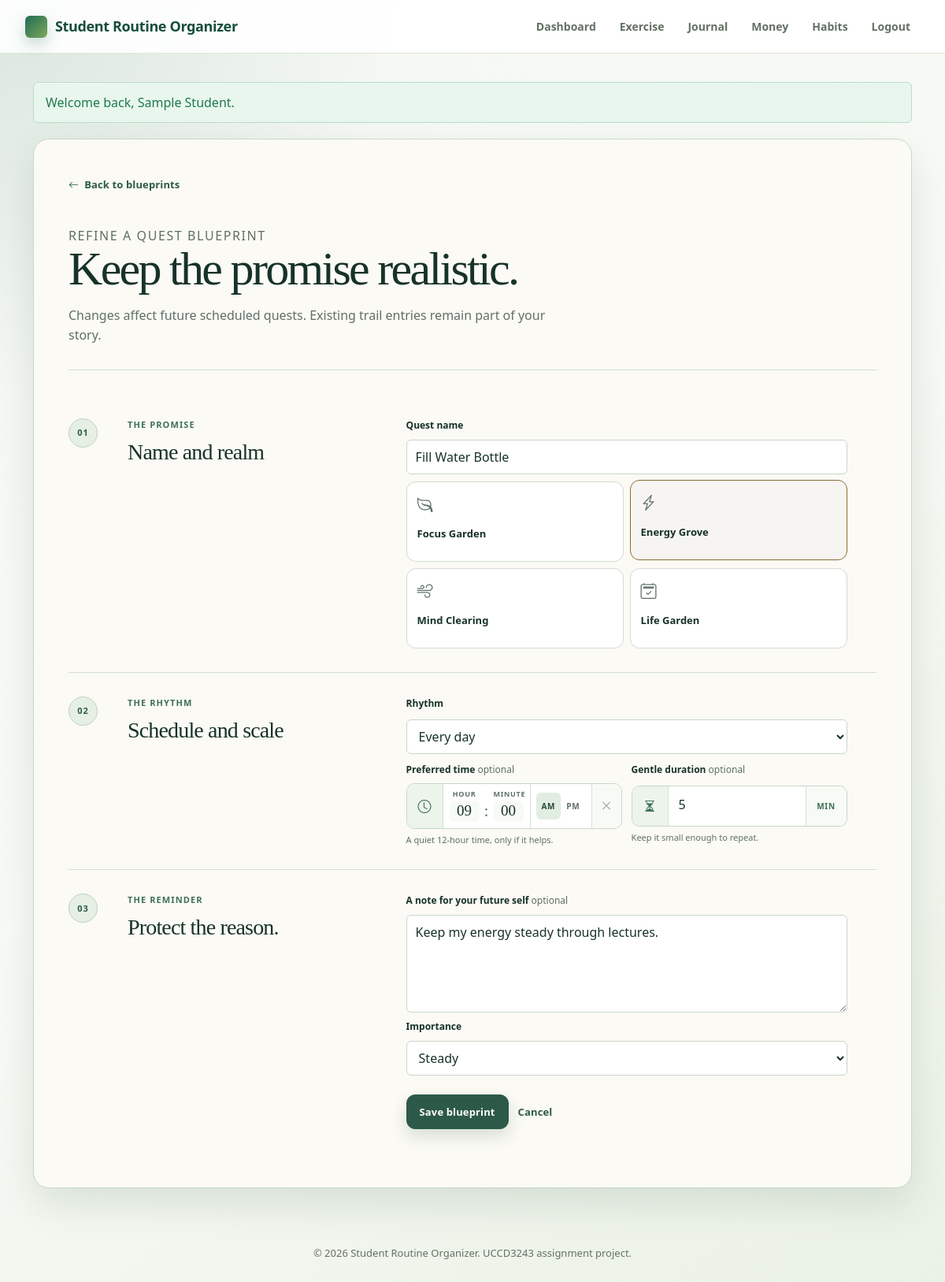
Page /modules/habits/edit.php?id=2 (signed in) on the committed database.
### tables this page shows
CREATE TABLE habits (
  habit_id INT AUTO_INCREMENT PRIMARY KEY,
  user_id INT NOT NULL,
  habit_name VARCHAR(100) NOT NULL,
  realm ENUM('focus', 'energy', 'mind', 'life_admin') NOT NULL DEFAULT 'focus',
  target_frequency ENUM('daily', 'weekdays', 'weekly', 'custom') NOT NULL DEFAULT 'daily',
  scheduled_days VARCHAR(27) NOT NULL,
  preferred_time TIME NULL,
  duration_minutes SMALLINT UNSIGNED NULL,
  motivation VARCHAR(180) NULL,
  priority ENUM('low', 'medium', 'high') NOT NULL DEFAULT 'medium',
  is_active TINYINT(1) NOT NULL DEFAULT 1,
  created_at TIMESTAMP DEFAULT CURRENT_TIMESTAMP,
  updated_at TIMESTAMP DEFAULT CURRENT_TIMESTAMP ON UPDATE CURRENT_TIMESTAMP,
  CONSTRAINT fk_habit_user
    FOREIGN KEY (user_id) REFERENCES users(user_id)
    ON DELETE CASCADE,
  INDEX idx_habit_user_active (user_id, is_active),
  INDEX idx_habit_user_realm (user_id, realm)
);

### modules/habits/habit_helpers.php (called while the page is built, shortened)
<?php
function habitRealmOptions(): array
{
    return [
        'focus' => ['label' => 'Focus Garden', 'icon' => 'bi-leaf', 'description' => 'Study, reading, and assignments.'],
        'energy' => ['label' => 'Energy Grove', 'icon' => 'bi-lightning-charge', 'description' => 'Water, movement, sleep, and recovery.'],
        'mind' => ['label' => 'Mind Clearing', 'icon' => 'bi-wind', 'description' => 'Reflection, calm, and connection.'],
        'life_admin' => ['label' => 'Life Garden', 'icon' => 'bi-calendar2-check', 'description' => 'Planning, budgeting, and practical care.'],
    ];
}
function habitFrequencyOptions(): array
{
    return [
        'daily' => 'Every day',
        'weekdays' => 'Weekdays',
        'weekly' => 'Once a week',
        'custom' => 'Choose days',
    ];
}
function habitPriorityOptions(): array
{
    return ['low' => 'Gentle', 'medium' => 'Steady', 'high' => 'Important'];
}
function habitLoadForUser(mysqli $connection, int $habitId, int $userId, bool $includeArchived = true): ?array
{
    $sql = 'SELECT * FROM habits WHERE habit_id = ? AND user_id = ?';
    $sql .= ' LIMIT 1';
    $stmt = $connection->prepare($sql);
    $stmt->bind_param('ii', $habitId, $userId);
    $stmt->execute();
    $habit = $stmt->get_result()->fetch_assoc();
    return $habit ?: null;
}

### includes/validation.php (called while the page is built, shortened)
<?php
function escapeOutput(?string $value): string
{
    return htmlspecialchars((string) $value, ENT_QUOTES, 'UTF-8');
}

### modules/habits/edit.php (the view, shortened to what this page needs)
<?php
require __DIR__ . '/../../config/database.php';
require __DIR__ . '/../../includes/validation.php';
require __DIR__ . '/habit_helpers.php';
$userId = (int) $_SESSION['user_id'];
$habitId = filter_var($_GET['id'] ?? null, FILTER_VALIDATE_INT);
$data = habitDefaultFormData();
try {
    $connection = getDatabaseConnection();
    $habit = habitLoadForUser($connection, (int) $habitId, $userId);
    $data = ['habit_name' => $habit['habit_name'], 'realm' => $habit['realm'], 'target_frequency' => $habit['target_frequency'], 'scheduled_days' => array_filter(explode(',', $habit['scheduled_days'])), 'preferred_time' => $habit['preferred_time'] ? substr($habit['preferred_time'], 0, 5) : '', 'duration_minutes' => $habit['duration_minutes'] ?? '', 'motivation' => $habit['motivation'] ?? '', 'priority' => $habit['priority']];
} catch (Throwable $exception) { $pageError = 'Quest editing is unavailable right now. Please check the database setup.'; }
$pageTitle = 'Edit Quest'; require __DIR__ . '/../../includes/header.php';
?>
<section class="blueprint-page" aria-labelledby="blueprintTitle"><header class="blueprint-hero"><a class="sanctuary-back-link" href="<?= BASE_URL; ?>/modules/habits/manage.php"><i class="bi bi-arrow-left" aria-hidden="true"></i> Back to blueprints</a><p class="sanctuary-kicker">Refine a quest blueprint</p><h1 id="blueprintTitle">Keep the promise realistic.</h1><p>Changes affect future scheduled quests. Existing trail entries remain part of your story.</p></header>
<form method="post" action="<?= BASE_URL; ?>/modules/habits/edit.php?id=<?= (int) $habitId; ?>" class="blueprint-form compact-blueprint-form" data-quest-form><?= csrfInput(); ?>
<section class="blueprint-step"><div class="step-number">01</div><div class="step-copy"><p class="sanctuary-kicker">The promise</p><h2>Name and realm</h2></div><div class="step-fields"><label for="habit_name">Quest name</label><input id="habit_name" name="habit_name" maxlength="100" value="<?= escapeOutput($data['habit_name']); ?>" required><fieldset class="realm-choice-grid"><legend class="sr-only">Sanctuary realm</legend><?php foreach (habitRealmOptions() as $value => $meta): ?><label class="realm-choice realm-<?= escapeOutput($value); ?> <?= $data['realm'] === $value ? 'is-checked' : ''; ?>"><input type="radio" name="realm" value="<?= escapeOutput($value); ?>" <?= $data['realm'] === $value ? 'checked' : ''; ?>><span class="realm-choice-symbol"><i class="bi <?= escapeOutput($meta['icon']); ?>" aria-hidden="true"></i></span><strong><?= escapeOutput($meta['label']); ?></strong></label><?php endforeach; ?></fieldset></div></section>
<section class="blueprint-step"><div class="step-number">02</div><div class="step-copy"><p class="sanctuary-kicker">The rhythm</p><h2>Schedule and scale</h2></div><div class="step-fields schedule-fields"><label for="target_frequency">Rhythm</label><select id="target_frequency" name="target_frequency" data-frequency-select><?php foreach (habitFrequencyOptions() as $value => $label): ?><option value="<?= escapeOutput($value); ?>" <?= $data['target_frequency'] === $value ? 'selected' : ''; ?>><?= escapeOutput($label); ?></option><?php endforeach; ?></select><fieldset class="day-picker" data-schedule-days><legend>Scheduled days</legend><div><?php foreach (habitDayOptions() as $day => $label): ?><label><input type="checkbox" name="scheduled_days[]" value="<?= escapeOutput($day); ?>" <?= in_array($day, $data['scheduled_days'], true) ? 'checked' : ''; ?>><span><?= escapeOutput($label); ?></span></label><?php endforeach; ?></div></fieldset><div class="two-field-row"><div><label for="preferred_time_hour">Preferred time <span>optional</span></label><div class="sanctuary-time-picker" data-time-picker><input id="preferred_time" name="preferred_time" type="hidden" value="<?= escapeOutput($data['preferred_time']); ?>" data-time-value><span class="control-emblem" aria-hidden="true"><i class="bi bi-clock"></i></span><div class="time-number-group" role="group" aria-label="Preferred time"><div class="time-slot"><span>Hour</span><input id="preferred_time_hour" type="text" inputmode="numeric" autocomplete="off" maxlength="2" placeholder="hh" aria-label="Hour" data-time-hour></div><span class="time-divider" aria-hidden="true">:</span><div class="time-slot"><span>Minute</span><input type="text" inputmode="numeric" autocomplete="off" maxlength="2" placeholder="mm" aria-label="Minute" data-time-minute></div></div><div class="time-period-toggle" role="group" aria-label="Time period"><button type="button" data-time-period="AM" aria-pressed="true">AM</button><button type="button" data-time-period="PM" aria-pressed="false">PM</button></div><button class="time-clear-button" type="button" data-time-clear aria-label="Clear preferred time" title="Clear preferred time"><i class="bi bi-x-lg" aria-hidden="true"></i></button></div><small class="field-hint">A quiet 12-hour time, only if it helps.</small></div><div><label for="duration_minutes">Gentle duration <span>optional</span></label><div class="control-with-icon input-suffix"><span class="control-emblem" aria-hidden="true"><i class="bi bi-hourglass-split"></i></span><input id="duration_minutes" name="duration_minutes" type="number" min="1" max="1440" value="<?= escapeOutput((string) $data['duration_minutes']); ?>"><span class="input-unit">min</span></div><small class="field-hint">Keep it small enough to repeat.</small></div></div></div></section>
<section class="blueprint-step blueprint-final-step"><div class="step-number">03</div><div class="step-copy"><p class="sanctuary-kicker">The reminder</p><h2>Protect the reason.</h2></div><div class="step-fields"><label for="motivation">A note for your future self <span>optional</span></label><textarea id="motivation" name="motivation" maxlength="180"><?= escapeOutput($data['motivation']); ?></textarea><label for="priority">Importance</label><select id="priority" name="priority"><?php foreach (habitPriorityOptions() as $value => $label): ?><option value="<?= escapeOutput($value); ?>" <?= $data['priority'] === $value ? 'selected' : ''; ?>><?= escapeOutput($label); ?></option><?php endforeach; ?></select><div class="blueprint-actions"><button class="sanctuary-button sanctuary-button-primary" type="submit">Save blueprint</button><a class="sanctuary-text-link" href="<?= BASE_URL; ?>/modules/habits/manage.php">Cancel</a></div></div></section></form></section>
<?php require __DIR__ . '/../../includes/footer.php'; ?>

### assets/css/journal_editor.css (style rules this page uses)
:root { --nj-bg: #f4f7f2; --nj-surface: rgba(255, 255, 255, 0.94); --nj-surface-soft: #f8faf6; --nj-primary: #236a54; --nj-primary-dark: #174d3d; --nj-primary-light: #e2f1ea; --nj-text: #17231b; --nj-muted: #647064; --nj-border: #dbe4d7; --nj-rose: #b84a62; --nj-rose-light: #fdebf0; --nj-amber: #d9822b; --nj-amber-light: #fff0de; --nj-blue: #3569b7; --nj-blue-light: #e8effb; --nj-purple: #7b4eb2; --nj-purple-light: #f1ebf9; --nj-shadow-sm: 0 4px 14px rgba(23, 35, 27, 0.06); --nj-shadow-md: 0 10px 30px rgba(23, 35, 27, 0.1); --nj-shadow-lg: 0 20px 45px rgba(23, 35, 27, 0.15); --nj-radius: 12px; --nj-radius-sm: 8px; --nj-font-ui: 'Plus Jakarta Sans', 'Inter', -apple-system, BlinkMacSystemFont, sans-serif; --nj-font-canvas: 'Lora', 'Playfair Display', Georgia, serif; }

### rows in the picture
habits: habit_name "Fill Water Bottle", target_frequency "Every day", duration_minutes "5", motivation "Keep my energy steady through lectures.", priority "Steady"

### other values in the picture
APP_NAME "Student Routine Organizer"
escapeOutput($label) "Dashboard"
escapeOutput($label) "Exercise"
escapeOutput($label) "Journal"
escapeOutput($label) "Money"
escapeOutput($label) "Habits"
$message "Welcome back, Sample Student."
escapeOutput($meta['label']) "Focus Garden"
escapeOutput($meta['label']) "Energy Grove"
escapeOutput($meta['label']) "Mind Clearing"
escapeOutput($meta['label']) "Life Garden"
